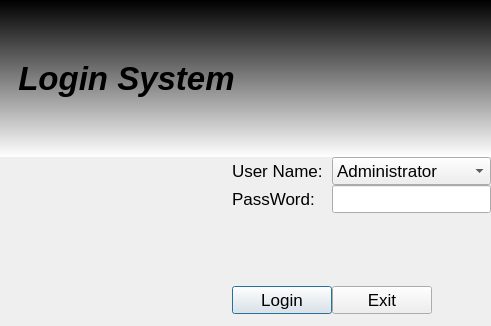
<?xml version="1.0" encoding="UTF-8"?>
<ui version="4.0">
 <class>login</class>
 <widget class="QDialog" name="login">
  <property name="geometry">
   <rect>
    <x>0</x>
    <y>0</y>
    <width>491</width>
    <height>326</height>
   </rect>
  </property>
  <property name="sizePolicy">
   <sizepolicy hsizetype="Expanding" vsizetype="Expanding">
    <horstretch>0</horstretch>
    <verstretch>0</verstretch>
   </sizepolicy>
  </property>
  <property name="windowTitle">
   <string>Login</string>
  </property>
  <property name="styleSheet">
   <string notr="true"/>
  </property>
  <layout class="QGridLayout" name="gridLayout_2">
   <property name="leftMargin">
    <number>0</number>
   </property>
   <property name="topMargin">
    <number>0</number>
   </property>
   <property name="rightMargin">
    <number>0</number>
   </property>
   <property name="bottomMargin">
    <number>12</number>
   </property>
   <property name="spacing">
    <number>0</number>
   </property>
   <item row="1" column="0">
    <layout class="QGridLayout" name="gridLayout">
     <property name="spacing">
      <number>0</number>
     </property>
     <item row="3" column="3">
      <widget class="QLabel" name="lb_layout">
       <property name="sizePolicy">
        <sizepolicy hsizetype="Fixed" vsizetype="Expanding">
         <horstretch>0</horstretch>
         <verstretch>0</verstretch>
        </sizepolicy>
       </property>
       <property name="text">
        <string/>
       </property>
      </widget>
     </item>
     <item row="2" column="3">
      <widget class="QLineEdit" name="le_pwd">
       <property name="sizePolicy">
        <sizepolicy hsizetype="Minimum" vsizetype="Fixed">
         <horstretch>0</horstretch>
         <verstretch>0</verstretch>
        </sizepolicy>
       </property>
       <property name="font">
        <font>
         <pointsize>13</pointsize>
        </font>
       </property>
       <property name="echoMode">
        <enum>QLineEdit::Password</enum>
       </property>
      </widget>
     </item>
     <item row="2" column="1">
      <widget class="QLabel" name="lb_pwd">
       <property name="sizePolicy">
        <sizepolicy hsizetype="Minimum" vsizetype="Fixed">
         <horstretch>0</horstretch>
         <verstretch>0</verstretch>
        </sizepolicy>
       </property>
       <property name="font">
        <font>
         <pointsize>13</pointsize>
        </font>
       </property>
       <property name="text">
        <string>PassWord:</string>
       </property>
      </widget>
     </item>
     <item row="1" column="3">
      <widget class="QComboBox" name="cb_user">
       <property name="sizePolicy">
        <sizepolicy hsizetype="Minimum" vsizetype="Fixed">
         <horstretch>0</horstretch>
         <verstretch>0</verstretch>
        </sizepolicy>
       </property>
       <property name="font">
        <font>
         <pointsize>13</pointsize>
        </font>
       </property>
       <item>
        <property name="text">
         <string>Administrator</string>
        </property>
       </item>
       <item>
        <property name="text">
         <string>Operator</string>
        </property>
       </item>
      </widget>
     </item>
     <item row="1" column="1">
      <widget class="QLabel" name="lb_user">
       <property name="sizePolicy">
        <sizepolicy hsizetype="Minimum" vsizetype="Fixed">
         <horstretch>0</horstretch>
         <verstretch>0</verstretch>
        </sizepolicy>
       </property>
       <property name="font">
        <font>
         <pointsize>13</pointsize>
        </font>
       </property>
       <property name="text">
        <string>User Name:</string>
       </property>
      </widget>
     </item>
     <item row="1" column="0" rowspan="2">
      <widget class="QLabel" name="lb_image">
       <property name="text">
        <string/>
       </property>
       <property name="scaledContents">
        <bool>true</bool>
       </property>
      </widget>
     </item>
     <item row="4" column="1">
      <widget class="QPushButton" name="pb_login">
       <property name="sizePolicy">
        <sizepolicy hsizetype="Expanding" vsizetype="Fixed">
         <horstretch>0</horstretch>
         <verstretch>0</verstretch>
        </sizepolicy>
       </property>
       <property name="maximumSize">
        <size>
         <width>100</width>
         <height>200</height>
        </size>
       </property>
       <property name="font">
        <font>
         <pointsize>13</pointsize>
        </font>
       </property>
       <property name="layoutDirection">
        <enum>Qt::LeftToRight</enum>
       </property>
       <property name="text">
        <string>Login</string>
       </property>
      </widget>
     </item>
     <item row="4" column="3">
      <widget class="QPushButton" name="pb_exit">
       <property name="sizePolicy">
        <sizepolicy hsizetype="Expanding" vsizetype="Fixed">
         <horstretch>0</horstretch>
         <verstretch>0</verstretch>
        </sizepolicy>
       </property>
       <property name="maximumSize">
        <size>
         <width>100</width>
         <height>16777215</height>
        </size>
       </property>
       <property name="font">
        <font>
         <pointsize>13</pointsize>
        </font>
       </property>
       <property name="layoutDirection">
        <enum>Qt::LeftToRight</enum>
       </property>
       <property name="text">
        <string>Exit</string>
       </property>
      </widget>
     </item>
    </layout>
   </item>
   <item row="0" column="0">
    <widget class="QLabel" name="lb_login">
     <property name="sizePolicy">
      <sizepolicy hsizetype="Expanding" vsizetype="Expanding">
       <horstretch>0</horstretch>
       <verstretch>0</verstretch>
      </sizepolicy>
     </property>
     <property name="font">
      <font>
       <pointsize>25</pointsize>
       <weight>75</weight>
       <italic>true</italic>
       <bold>true</bold>
      </font>
     </property>
     <property name="styleSheet">
      <string notr="true">background-color: qlineargradient(spread:pad, x1:1, y1:0, x2:1, y2:1, stop:0 rgba(0, 0, 0, 255), stop:1 rgba(255, 255, 255, 255));</string>
     </property>
     <property name="text">
      <string>  Login System</string>
     </property>
    </widget>
   </item>
  </layout>
 </widget>
 <resources/>
 <connections/>
</ui>
